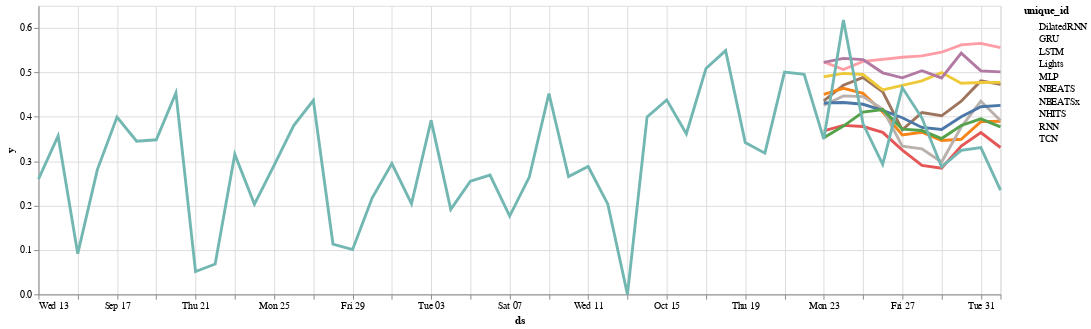

Notebook cell for this chart:
### Code cell
altair_plot(consumption_predict_plot)

### Figure 1 — Vega-Lite specification as saved in the notebook (floating-point values rounded to 4 significant figures; data arrays with more than 128 entries replaced by an {"elided": "..."} marker saying what was removed)
{"config": {"view": {"continuousWidth": 300, "continuousHeight": 300}}, "layer": [{"mark": {"type": "circle"}, "encoding": {"color": {"field": "unique_id", "type": "nominal"}, "opacity": {"value": 0}, "x": {"field": "ds", "type": "temporal"}, "y": {"field": "y", "type": "quantitative"}}, "name": "view_8"}, {"mark": {"type": "line"}, "encoding": {"color": {"field": "unique_id", "type": "nominal"}, "size": {"condition": {"test": {"not": {"param": "param_8"}}, "value": 1}, "value": 3}, "x": {"field": "ds", "type": "temporal"}, "y": {"field": "y", "type": "quantitative"}}}], "data": {"name": "data-a47dd3235164d8f8b764006cbfb4bb1c"}, "params": [{"name": "param_8", "select": {"type": "point", "fields": ["unique_id"], "nearest": true, "on": "mouseover"}, "bind": "legend", "views": ["view_8"]}], "width": 1000, "$schema": "https://vega.github.io/schema/vega-lite/v5.15.1.json", "datasets": {"data-a47dd3235164d8f8b764006cbfb4bb1c": {"elided": "140 records"}}}
